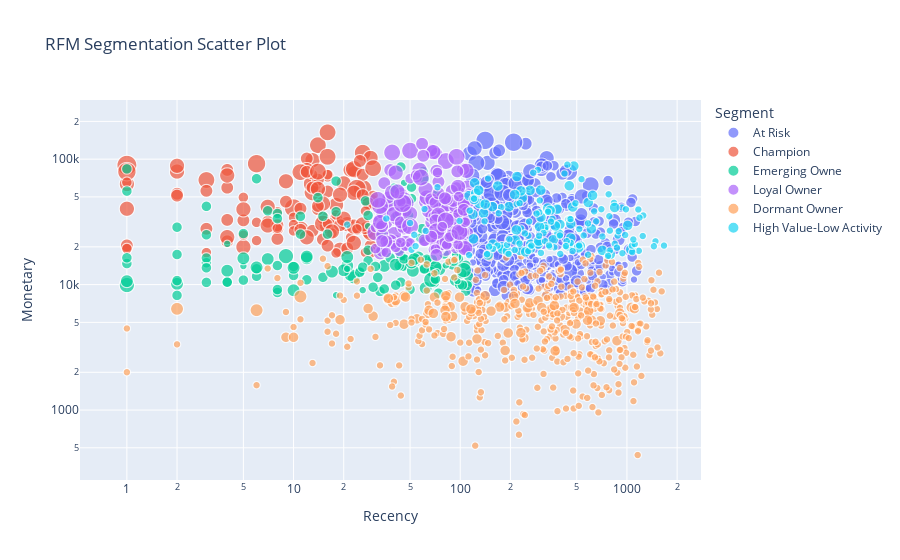

Source (notebook cell):
### Markdown cell above
## visualization

### Code cell
fig_bubble = px.scatter(owner_agg_df,
                        x='Recency', 
                        y='Monetary', 
                        size='Frequency',  
                        color='Segment', 
                        hover_data=['owner_id'], 
                        title='RFM Segmentation Scatter Plot')
fig_bubble.update_layout(xaxis_type="log")
fig_bubble.update_layout(yaxis_type="log")
fig_bubble.show()

### Figure 1 — Plotly figure (JSON) as saved in the notebook; plotly's stock layout.template omitted (floating-point values rounded to 4 significant figures; data arrays with more than 128 entries replaced by an {"elided": "..."} marker saying what was removed)
{"data": [{"customdata": {"elided": "392x1 int values"}, "hovertemplate": "Segment=At Risk<br>Recency=%{x}<br>Monetary=%{y}<br>Frequency=%{marker.size}<br>owner_id=%{customdata[0]}<extra></extra>", "legendgroup": "At Risk", "marker": {"color": "#636efa", "size": {"elided": "392 int values"}, "sizemode": "area", "sizeref": 0.0175, "symbol": "circle"}, "mode": "markers", "name": "At Risk", "showlegend": true, "type": "scattergl", "x": {"elided": "392 int values"}, "xaxis": "x", "y": {"elided": "392 float values"}, "yaxis": "y"}, {"customdata": [[2], [17], [39], [49], [80], [94], [127], [131], [137], [167], [177], [189], [199], [210], [233], [273], [289], [298], [314], [345], [355], [361], [381], [382], [393], [406], [419], [437], [438], [469], [481], [482], [492], [503], [505], [509], [517], [589], [602], [614], [637], [647], [648], [699], [705], [708], [710], [726], [768], [769], [789], [790], [794], [797], [798], [807], [835], [855], [878], [891], [910], [954], [960], [962], [972], [976], [985], [989], [1006], [1021], [1066], [1071], [1079], [1092], [1148], [1151], [1220], [1234], [1240], [1248], [1271], [1275], [1276], [1284], [1302], [1332], [1350], [1366], [1367], [1406], [1411], [1414], [1440], [1472], [1484], [1503], [1515], [1527], [1531], [1546], [1558], [1562], [1568], [1573], [1585], [1588], [1593], [1608], [1633], [1635], [1660], [1666], [1671], [1677], [1684], [1722], [1732], [1748], [1749]], "hovertemplate": "Segment=Champion<br>Recency=%{x}<br>Monetary=%{y}<br>Frequency=%{marker.size}<br>owner_id=%{customdata[0]}<extra></extra>", "legendgroup": "Champion", "marker": {"color": "#EF553B", "size": [5, 6, 3, 5, 3, 4, 5, 3, 4, 3, 4, 5, 4, 3, 3, 5, 3, 3, 3, 3, 4, 3, 3, 4, 5, 3, 3, 6, 3, 3, 4, 6, 6, 4, 3, 4, 5, 5, 3, 3, 3, 4, 3, 4, 3, 3, 2, 3, 4, 2, 3, 2, 2, 2, 6, 2, 5, 2, 2, 3, 3, 2, 3, 3, 5, 4, 2, 7, 2, 6, 2, 2, 4, 3, 5, 2, 4, 4, 3, 3, 2, 4, 3, 3, 5, 2, 3, 3, 2, 3, 4, 5, 5, 3, 2, 2, 4, 4, 2, 3, 3, 4, 3, 2, 4, 4, 3, 4, 4, 2, 2, 4, 2, 4, 4, 2, 4, 3, 5], "sizemode": "area", "sizeref": 0.0175, "symbol": "circle"}, "mode": "markers", "name": "Champion", "showlegend": true, "type": "scattergl", "x": [29, 10, 18, 26, 4, 19, 14, 4, 9, 7, 13, 16, 18, 16, 16, 13, 21, 23, 15, 2, 22, 13, 5, 1, 3, 29, 2, 6, 15, 8, 21, 26, 13, 20, 14, 1, 11, 23, 13, 12, 4, 5, 29, 2, 13, 8, 13, 9, 29, 30, 26, 10, 10, 5, 24, 3, 16, 1, 18, 4, 28, 6, 14, 8, 30, 23, 30, 1, 10, 1, 8, 22, 23, 11, 15, 5, 7, 5, 19, 25, 6, 7, 1, 3, 29, 17, 26, 24, 8, 28, 12, 16, 11, 11, 16, 18, 12, 4, 16, 16, 27, 14, 3, 1, 2, 23, 12, 19, 20, 1, 27, 26, 27, 15, 17, 24, 4, 14, 14], "xaxis": "x", "y": [45670.0, 40810.0, 34160.0, 112600.0, 59240.0, 18950.0, 129200.0, 22150.0, 66630.0, 31690.0, 98180.0, 29660.0, 43140.0, 73910.0, 55250.0, 54280.0, 19420.0, 78740.0, 22920.0, 53030.0, 82160.0, 62020.0, 32520.0, 40250.0, 68240.0, 20350.0, 51200.0, 92010.0, 34020.0, 27920.0, 30330.0, 58050.0, 63650.0, 64180.0, 68640.0, 63350.0, 27570.0, 83460.0, 26870.0, 101200.0, 32790.0, 19950.0, 18270.0, 79610.0, 59290.0, 29770.0, 75360.0, 45840.0, 102300.0, 28140.0, 75200.0, 34350.0, 30030.0, 49590.0, 58330.0, 17990.0, 104400.0, 19310.0, 17890.0, 82110.0, 26210.0, 22450.0, 39950.0, 23140.0, 84740.0, 53980.0, 51330.0, 89450.0, 26780.0, 79530.0, 38120.0, 23780.0, 21490.0, 27340.0, 30660.0, 24790.0, 41720.0, 39840.0, 29750.0, 96720.0, 31360.0, 29570.0, 20530.0, 55900.0, 26050.0, 25680.0, 51610.0, 27770.0, 28130.0, 44450.0, 81840.0, 163600.0, 78820.0, 40310.0, 30570.0, 35940.0, 23820.0, 74200.0, 75300.0, 20440.0, 28160.0, 57980.0, 27870.0, 19390.0, 88570.0, 28980.0, 79290.0, 52080.0, 33520.0, 65390.0, 18060.0, 30170.0, 38560.0, 44290.0, 26520.0, 27790.0, 23930.0, 42370.0, 79580.0], "yaxis": "y"}, {"customdata": {"elided": "148x1 int values"}, "hovertemplate": "Segment=Emerging Owne<br>Recency=%{x}<br>Monetary=%{y}<br>Frequency=%{marker.size}<br>owner_id=%{customdata[0]}<extra></extra>", "legendgroup": "Emerging Owne", "marker": {"color": "#00cc96", "size": {"elided": "148 int values"}, "sizemode": "area", "sizeref": 0.0175, "symbol": "circle"}, "mode": "markers", "name": "Emerging Owne", "showlegend": true, "type": "scattergl", "x": {"elided": "148 int values"}, "xaxis": "x", "y": {"elided": "148 float values"}, "yaxis": "y"}, {"customdata": {"elided": "166x1 int values"}, "hovertemplate": "Segment=Loyal Owner<br>Recency=%{x}<br>Monetary=%{y}<br>Frequency=%{marker.size}<br>owner_id=%{customdata[0]}<extra></extra>", "legendgroup": "Loyal Owner", "marker": {"color": "#ab63fa", "size": {"elided": "166 int values"}, "sizemode": "area", "sizeref": 0.0175, "symbol": "circle"}, "mode": "markers", "name": "Loyal Owner", "showlegend": true, "type": "scattergl", "x": {"elided": "166 int values"}, "xaxis": "x", "y": {"elided": "166 float values"}, "yaxis": "y"}, {"customdata": {"elided": "461x1 int values"}, "hovertemplate": "Segment=Dormant Owner<br>Recency=%{x}<br>Monetary=%{y}<br>Frequency=%{marker.size}<br>owner_id=%{customdata[0]}<extra></extra>", "legendgroup": "Dormant Owner", "marker": {"color": "#FFA15A", "size": {"elided": "461 int values"}, "sizemode": "area", "sizeref": 0.0175, "symbol": "circle"}, "mode": "markers", "name": "Dormant Owner", "showlegend": true, "type": "scattergl", "x": {"elided": "461 int values"}, "xaxis": "x", "y": {"elided": "461 float values"}, "yaxis": "y"}, {"customdata": {"elided": "161x1 int values"}, "hovertemplate": "Segment=High Value-Low Activity<br>Recency=%{x}<br>Monetary=%{y}<br>Frequency=%{marker.size}<br>owner_id=%{customdata[0]}<extra></extra>", "legendgroup": "High Value-Low Activity", "marker": {"color": "#19d3f3", "size": {"elided": "161 int values"}, "sizemode": "area", "sizeref": 0.0175, "symbol": "circle"}, "mode": "markers", "name": "High Value-Low Activity", "showlegend": true, "type": "scattergl", "x": {"elided": "161 int values"}, "xaxis": "x", "y": {"elided": "161 float values"}, "yaxis": "y"}], "layout": {"legend": {"itemsizing": "constant", "title": {"text": "Segment"}, "tracegroupgap": 0}, "title": {"text": "RFM Segmentation Scatter Plot"}, "xaxis": {"anchor": "y", "domain": [0, 1], "title": {"text": "Recency"}, "type": "log"}, "yaxis": {"anchor": "x", "domain": [0, 1], "title": {"text": "Monetary"}, "type": "log"}}}
